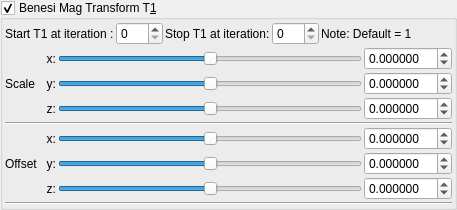
    <widget class="MyGroupBox" name="groupCheck_transf_benesi_T1_enabled_false">
     <property name="toolTip">
      <string/>
     </property>
     <property name="title">
      <string>Benesi Mag Transform T&amp;1</string>
     </property>
     <property name="checkable">
      <bool>true</bool>
     </property>
     <layout class="QVBoxLayout" name="verticalLayout_29" stretch="0,0,0">
      <property name="spacing">
       <number>2</number>
      </property>
      <property name="leftMargin">
       <number>2</number>
      </property>
      <property name="topMargin">
       <number>2</number>
      </property>
      <property name="rightMargin">
       <number>2</number>
      </property>
      <property name="bottomMargin">
       <number>2</number>
      </property>
      <item>
       <layout class="QGridLayout" name="gridLayout_62">
        <property name="spacing">
         <number>2</number>
        </property>
        <item row="1" column="5">
         <spacer name="horizontalSpacer_35">
          <property name="orientation">
           <enum>Qt::Horizontal</enum>
          </property>
          <property name="sizeHint" stdset="0">
           <size>
            <width>40</width>
            <height>20</height>
           </size>
          </property>
         </spacer>
        </item>
        <item row="1" column="2">
         <widget class="QLabel" name="label_247">
          <property name="text">
           <string>Stop T1 at iteration:</string>
          </property>
         </widget>
        </item>
        <item row="1" column="3">
         <widget class="MySpinBox" name="spinboxInt_transf_stop_iterationsT_1">
          <property name="sizePolicy">
           <sizepolicy hsizetype="Minimum" vsizetype="Maximum">
            <horstretch>0</horstretch>
            <verstretch>0</verstretch>
           </sizepolicy>
          </property>
          <property name="maximum">
           <number>250</number>
          </property>
         </widget>
        </item>
        <item row="1" column="1">
         <widget class="MySpinBox" name="spinboxInt_transf_start_iterations">
          <property name="sizePolicy">
           <sizepolicy hsizetype="Minimum" vsizetype="Maximum">
            <horstretch>0</horstretch>
            <verstretch>0</verstretch>
           </sizepolicy>
          </property>
          <property name="maximum">
           <number>250</number>
          </property>
         </widget>
        </item>
        <item row="1" column="0">
         <widget class="QLabel" name="label_246">
          <property name="text">
           <string>Start T1 at iteration :</string>
          </property>
         </widget>
        </item>
        <item row="1" column="4">
         <widget class="QLabel" name="label_140">
          <property name="text">
           <string>Note: Default = 1</string>
          </property>
         </widget>
        </item>
       </layout>
      </item>
      <item>
       <layout class="QGridLayout" name="gridLayout_63">
        <property name="spacing">
         <number>2</number>
        </property>
        <item row="6" column="1">
         <widget class="QLabel" name="label_125">
          <property name="sizePolicy">
           <sizepolicy hsizetype="Preferred" vsizetype="Preferred">
            <horstretch>0</horstretch>
            <verstretch>0</verstretch>
           </sizepolicy>
          </property>
          <property name="text">
           <string>z:</string>
          </property>
          <property name="alignment">
           <set>Qt::AlignRight|Qt::AlignTrailing|Qt::AlignVCenter</set>
          </property>
         </widget>
        </item>
        <item row="5" column="3">
         <widget class="MyDoubleSpinBox" name="spinbox3_transf_offset_200_y">
          <property name="sizePolicy">
           <sizepolicy hsizetype="Minimum" vsizetype="Maximum">
            <horstretch>0</horstretch>
            <verstretch>0</verstretch>
           </sizepolicy>
          </property>
          <property name="prefix">
           <string/>
          </property>
          <property name="suffix">
           <string/>
          </property>
          <property name="decimals">
           <number>6</number>
          </property>
          <property name="minimum">
           <double>-99.989999999999995</double>
          </property>
          <property name="maximum">
           <double>99.989999999999995</double>
          </property>
          <property name="singleStep">
           <double>0.100000000000000</double>
          </property>
         </widget>
        </item>
        <item row="4" column="3">
         <widget class="MyDoubleSpinBox" name="spinbox3_transf_offset_200_x">
          <property name="sizePolicy">
           <sizepolicy hsizetype="Minimum" vsizetype="Maximum">
            <horstretch>0</horstretch>
            <verstretch>0</verstretch>
           </sizepolicy>
          </property>
          <property name="prefix">
           <string/>
          </property>
          <property name="suffix">
           <string/>
          </property>
          <property name="decimals">
           <number>6</number>
          </property>
          <property name="minimum">
           <double>-99.989999999999995</double>
          </property>
          <property name="maximum">
           <double>99.989999999999995</double>
          </property>
          <property name="singleStep">
           <double>0.100000000000000</double>
          </property>
         </widget>
        </item>
        <item row="5" column="2">
         <widget class="QSlider" name="slider3_transf_offset_200_y">
          <property name="sizePolicy">
           <sizepolicy hsizetype="Expanding" vsizetype="Maximum">
            <horstretch>0</horstretch>
            <verstretch>0</verstretch>
           </sizepolicy>
          </property>
          <property name="minimum">
           <number>-5000000</number>
          </property>
          <property name="maximum">
           <number>5000000</number>
          </property>
          <property name="singleStep">
           <number>1</number>
          </property>
          <property name="orientation">
           <enum>Qt::Horizontal</enum>
          </property>
         </widget>
        </item>
        <item row="6" column="3">
         <widget class="MyDoubleSpinBox" name="spinbox3_transf_offset_200_z">
          <property name="sizePolicy">
           <sizepolicy hsizetype="Minimum" vsizetype="Maximum">
            <horstretch>0</horstretch>
            <verstretch>0</verstretch>
           </sizepolicy>
          </property>
          <property name="prefix">
           <string/>
          </property>
          <property name="suffix">
           <string/>
          </property>
          <property name="decimals">
           <number>6</number>
          </property>
          <property name="minimum">
           <double>-99.989999999999995</double>
          </property>
          <property name="maximum">
           <double>99.989999999999995</double>
          </property>
          <property name="singleStep">
           <double>0.100000000000000</double>
          </property>
         </widget>
        </item>
        <item row="2" column="3">
         <widget class="MyDoubleSpinBox" name="spinbox3_transf_scale3D_222_z">
          <property name="sizePolicy">
           <sizepolicy hsizetype="Minimum" vsizetype="Maximum">
            <horstretch>0</horstretch>
            <verstretch>0</verstretch>
           </sizepolicy>
          </property>
          <property name="prefix">
           <string/>
          </property>
          <property name="suffix">
           <string/>
          </property>
          <property name="decimals">
           <number>6</number>
          </property>
          <property name="minimum">
           <double>-99.989999999999995</double>
          </property>
          <property name="maximum">
           <double>99.989999999999995</double>
          </property>
          <property name="singleStep">
           <double>0.100000000000000</double>
          </property>
         </widget>
        </item>
        <item row="2" column="2">
         <widget class="QSlider" name="slider3_transf_scale3D_222_z">
          <property name="sizePolicy">
           <sizepolicy hsizetype="Expanding" vsizetype="Maximum">
            <horstretch>0</horstretch>
            <verstretch>0</verstretch>
           </sizepolicy>
          </property>
          <property name="minimum">
           <number>-5000000</number>
          </property>
          <property name="maximum">
           <number>5000000</number>
          </property>
          <property name="singleStep">
           <number>1</number>
          </property>
          <property name="orientation">
           <enum>Qt::Horizontal</enum>
          </property>
         </widget>
        </item>
        <item row="4" column="2">
         <widget class="QSlider" name="slider3_transf_offset_200_x">
          <property name="sizePolicy">
           <sizepolicy hsizetype="Preferred" vsizetype="Preferred">
            <horstretch>0</horstretch>
            <verstretch>0</verstretch>
           </sizepolicy>
          </property>
          <property name="minimum">
           <number>-5000000</number>
          </property>
          <property name="maximum">
           <number>5000000</number>
          </property>
          <property name="singleStep">
           <number>1</number>
          </property>
          <property name="orientation">
           <enum>Qt::Horizontal</enum>
          </property>
         </widget>
        </item>
        <item row="6" column="2">
         <widget class="QSlider" name="slider3_transf_offset_200_z">
          <property name="sizePolicy">
           <sizepolicy hsizetype="Expanding" vsizetype="Maximum">
            <horstretch>0</horstretch>
            <verstretch>0</verstretch>
           </sizepolicy>
          </property>
          <property name="minimum">
           <number>-5000000</number>
          </property>
          <property name="maximum">
           <number>5000000</number>
          </property>
          <property name="singleStep">
           <number>1</number>
          </property>
          <property name="orientation">
           <enum>Qt::Horizontal</enum>
          </property>
         </widget>
        </item>
        <item row="5" column="0">
         <widget class="QLabel" name="label_259">
          <property name="text">
           <string>Offset  </string>
          </property>
         </widget>
        </item>
        <item row="4" column="1">
         <widget class="QLabel" name="label_118">
          <property name="sizePolicy">
           <sizepolicy hsizetype="Preferred" vsizetype="Preferred">
            <horstretch>0</horstretch>
            <verstretch>0</verstretch>
           </sizepolicy>
          </property>
          <property name="text">
           <string>x:</string>
          </property>
          <property name="alignment">
           <set>Qt::AlignRight|Qt::AlignTrailing|Qt::AlignVCenter</set>
          </property>
         </widget>
        </item>
        <item row="5" column="1">
         <widget class="QLabel" name="label_119">
          <property name="sizePolicy">
           <sizepolicy hsizetype="Preferred" vsizetype="Preferred">
            <horstretch>0</horstretch>
            <verstretch>0</verstretch>
           </sizepolicy>
          </property>
          <property name="text">
           <string>y:</string>
          </property>
          <property name="alignment">
           <set>Qt::AlignRight|Qt::AlignTrailing|Qt::AlignVCenter</set>
          </property>
         </widget>
        </item>
        <item row="1" column="0">
         <widget class="QLabel" name="label_258">
          <property name="text">
           <string>Scale </string>
          </property>
         </widget>
        </item>
        <item row="0" column="1">
         <widget class="QLabel" name="label_126">
          <property name="sizePolicy">
           <sizepolicy hsizetype="Preferred" vsizetype="Preferred">
            <horstretch>0</horstretch>
            <verstretch>0</verstretch>
           </sizepolicy>
          </property>
          <property name="text">
           <string>x:</string>
          </property>
          <property name="alignment">
           <set>Qt::AlignRight|Qt::AlignTrailing|Qt::AlignVCenter</set>
          </property>
         </widget>
        </item>
        <item row="1" column="1">
         <widget class="QLabel" name="label_127">
          <property name="sizePolicy">
           <sizepolicy hsizetype="Preferred" vsizetype="Preferred">
            <horstretch>0</horstretch>
            <verstretch>0</verstretch>
           </sizepolicy>
          </property>
          <property name="text">
           <string>y:</string>
          </property>
          <property name="alignment">
           <set>Qt::AlignRight|Qt::AlignTrailing|Qt::AlignVCenter</set>
          </property>
         </widget>
        </item>
        <item row="2" column="1">
         <widget class="QLabel" name="label_128">
          <property name="sizePolicy">
           <sizepolicy hsizetype="Preferred" vsizetype="Preferred">
            <horstretch>0</horstretch>
            <verstretch>0</verstretch>
           </sizepolicy>
          </property>
          <property name="text">
           <string>z:</string>
          </property>
          <property name="alignment">
           <set>Qt::AlignRight|Qt::AlignTrailing|Qt::AlignVCenter</set>
          </property>
         </widget>
        </item>
        <item row="0" column="2">
         <widget class="QSlider" name="slider3_transf_scale3D_222_x">
          <property name="sizePolicy">
           <sizepolicy hsizetype="Preferred" vsizetype="Preferred">
            <horstretch>0</horstretch>
            <verstretch>0</verstretch>
           </sizepolicy>
          </property>
          <property name="minimum">
           <number>-5000000</number>
          </property>
          <property name="maximum">
           <number>5000000</number>
          </property>
          <property name="singleStep">
           <number>1</number>
          </property>
          <property name="orientation">
           <enum>Qt::Horizontal</enum>
          </property>
         </widget>
        </item>
        <item row="0" column="3">
         <widget class="MyDoubleSpinBox" name="spinbox3_transf_scale3D_222_x">
          <property name="sizePolicy">
           <sizepolicy hsizetype="Minimum" vsizetype="Maximum">
            <horstretch>0</horstretch>
            <verstretch>0</verstretch>
           </sizepolicy>
          </property>
          <property name="prefix">
           <string/>
          </property>
          <property name="suffix">
           <string/>
          </property>
          <property name="decimals">
           <number>6</number>
          </property>
          <property name="minimum">
           <double>-99.989999999999995</double>
          </property>
          <property name="maximum">
           <double>99.989999999999995</double>
          </property>
          <property name="singleStep">
           <double>0.100000000000000</double>
          </property>
         </widget>
        </item>
        <item row="1" column="3">
         <widget class="MyDoubleSpinBox" name="spinbox3_transf_scale3D_222_y">
          <property name="sizePolicy">
           <sizepolicy hsizetype="Minimum" vsizetype="Maximum">
            <horstretch>0</horstretch>
            <verstretch>0</verstretch>
           </sizepolicy>
          </property>
          <property name="prefix">
           <string/>
          </property>
          <property name="suffix">
           <string/>
          </property>
          <property name="decimals">
           <number>6</number>
          </property>
          <property name="minimum">
           <double>-99.989999999999995</double>
          </property>
          <property name="maximum">
           <double>99.989999999999995</double>
          </property>
          <property name="singleStep">
           <double>0.100000000000000</double>
          </property>
         </widget>
        </item>
        <item row="3" column="0" colspan="4">
         <widget class="Line" name="line_53">
          <property name="orientation">
           <enum>Qt::Horizontal</enum>
          </property>
         </widget>
        </item>
        <item row="1" column="2">
         <widget class="QSlider" name="slider3_transf_scale3D_222_y">
          <property name="sizePolicy">
           <sizepolicy hsizetype="Expanding" vsizetype="Maximum">
            <horstretch>0</horstretch>
            <verstretch>0</verstretch>
           </sizepolicy>
          </property>
          <property name="minimum">
           <number>-5000000</number>
          </property>
          <property name="maximum">
           <number>5000000</number>
          </property>
          <property name="singleStep">
           <number>1</number>
          </property>
          <property name="orientation">
           <enum>Qt::Horizontal</enum>
          </property>
         </widget>
        </item>
       </layout>
      </item>
      <item>
       <widget class="Line" name="line_55">
        <property name="orientation">
         <enum>Qt::Horizontal</enum>
        </property>
       </widget>
      </item>
     </layout>
    </widget>
